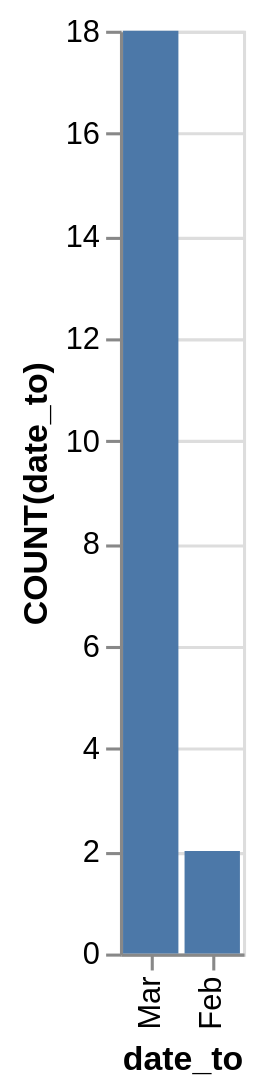

The specification (Vega-Lite) saved for this image:
### Vega-Lite specification from a JSON file in a GitHub repository (floating-point values rounded to 4 significant figures)
{"data": {"values": [{"x_data": "Mar", "y_data": 18}, {"x_data": "Feb", "y_data": 2}]}, "mark": "bar", "encoding": {"x": {"field": "x_data", "type": "nominal", "title": "date_to", "sort": {"op": "sum", "field": "y_data", "order": "descending"}}, "y": {"field": "y_data", "type": "quantitative", "title": "COUNT(date_to)"}}}
